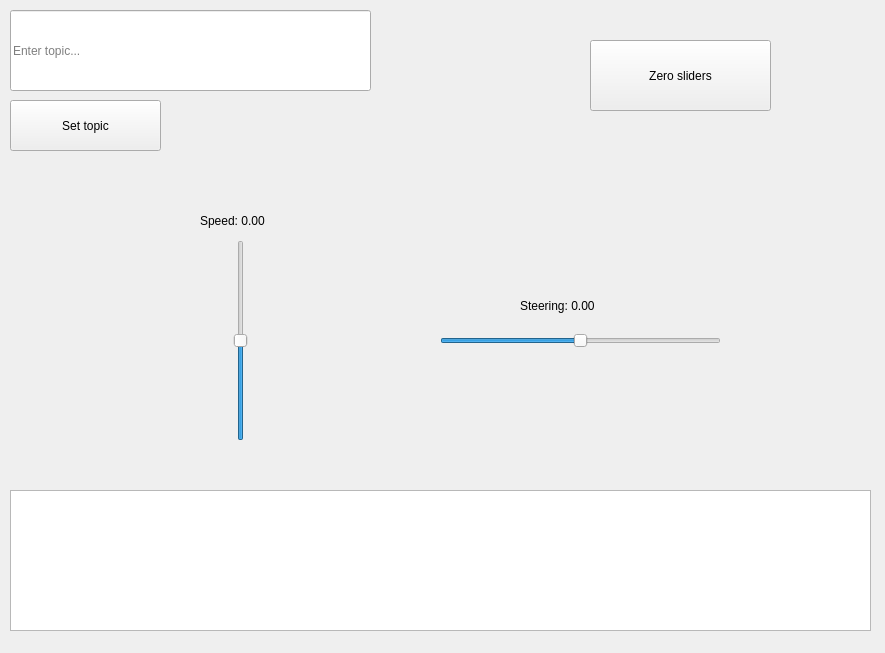
<?xml version="1.0" encoding="UTF-8"?>
<ui version="4.0">
 <class>MainWindow</class>
 <widget class="QMainWindow" name="MainWindow">
  <property name="geometry">
   <rect>
    <x>0</x>
    <y>0</y>
    <width>885</width>
    <height>653</height>
   </rect>
  </property>
  <property name="windowTitle">
   <string>MainWindow</string>
  </property>
  <widget class="QWidget" name="centralwidget">
   <widget class="QSlider" name="linearInput">
    <property name="geometry">
     <rect>
      <x>190</x>
      <y>240</y>
      <width>101</width>
      <height>201</height>
     </rect>
    </property>
    <property name="minimum">
     <number>-1000</number>
    </property>
    <property name="maximum">
     <number>1000</number>
    </property>
    <property name="value">
     <number>0</number>
    </property>
    <property name="orientation">
     <enum>Qt::Orientation::Vertical</enum>
    </property>
    <property name="tickPosition">
     <enum>QSlider::TickPosition::NoTicks</enum>
    </property>
   </widget>
   <widget class="QLabel" name="labelSpeed">
    <property name="geometry">
     <rect>
      <x>200</x>
      <y>200</y>
      <width>231</width>
      <height>41</height>
     </rect>
    </property>
    <property name="text">
     <string>Speed: 0.00</string>
    </property>
   </widget>
   <widget class="QLabel" name="labelSteering">
    <property name="geometry">
     <rect>
      <x>520</x>
      <y>260</y>
      <width>241</width>
      <height>91</height>
     </rect>
    </property>
    <property name="text">
     <string>Steering: 0.00</string>
    </property>
   </widget>
   <widget class="QSlider" name="angularInput">
    <property name="geometry">
     <rect>
      <x>440</x>
      <y>320</y>
      <width>281</width>
      <height>41</height>
     </rect>
    </property>
    <property name="minimum">
     <number>-1000</number>
    </property>
    <property name="maximum">
     <number>1000</number>
    </property>
    <property name="value">
     <number>0</number>
    </property>
    <property name="orientation">
     <enum>Qt::Orientation::Horizontal</enum>
    </property>
   </widget>
   <widget class="QTextEdit" name="console">
    <property name="geometry">
     <rect>
      <x>10</x>
      <y>490</y>
      <width>861</width>
      <height>141</height>
     </rect>
    </property>
    <property name="sizeAdjustPolicy">
     <enum>QAbstractScrollArea::SizeAdjustPolicy::AdjustIgnored</enum>
    </property>
    <property name="readOnly">
     <bool>true</bool>
    </property>
   </widget>
   <widget class="QPushButton" name="topicSet">
    <property name="geometry">
     <rect>
      <x>10</x>
      <y>100</y>
      <width>151</width>
      <height>51</height>
     </rect>
    </property>
    <property name="text">
     <string>Set topic</string>
    </property>
   </widget>
   <widget class="QPushButton" name="zeroButton">
    <property name="geometry">
     <rect>
      <x>590</x>
      <y>40</y>
      <width>181</width>
      <height>71</height>
     </rect>
    </property>
    <property name="text">
     <string>Zero sliders</string>
    </property>
   </widget>
   <widget class="QLineEdit" name="topicInput">
    <property name="geometry">
     <rect>
      <x>10</x>
      <y>10</y>
      <width>361</width>
      <height>81</height>
     </rect>
    </property>
    <property name="placeholderText">
     <string>Enter topic...</string>
    </property>
   </widget>
  </widget>
 </widget>
 <resources/>
 <connections/>
</ui>
